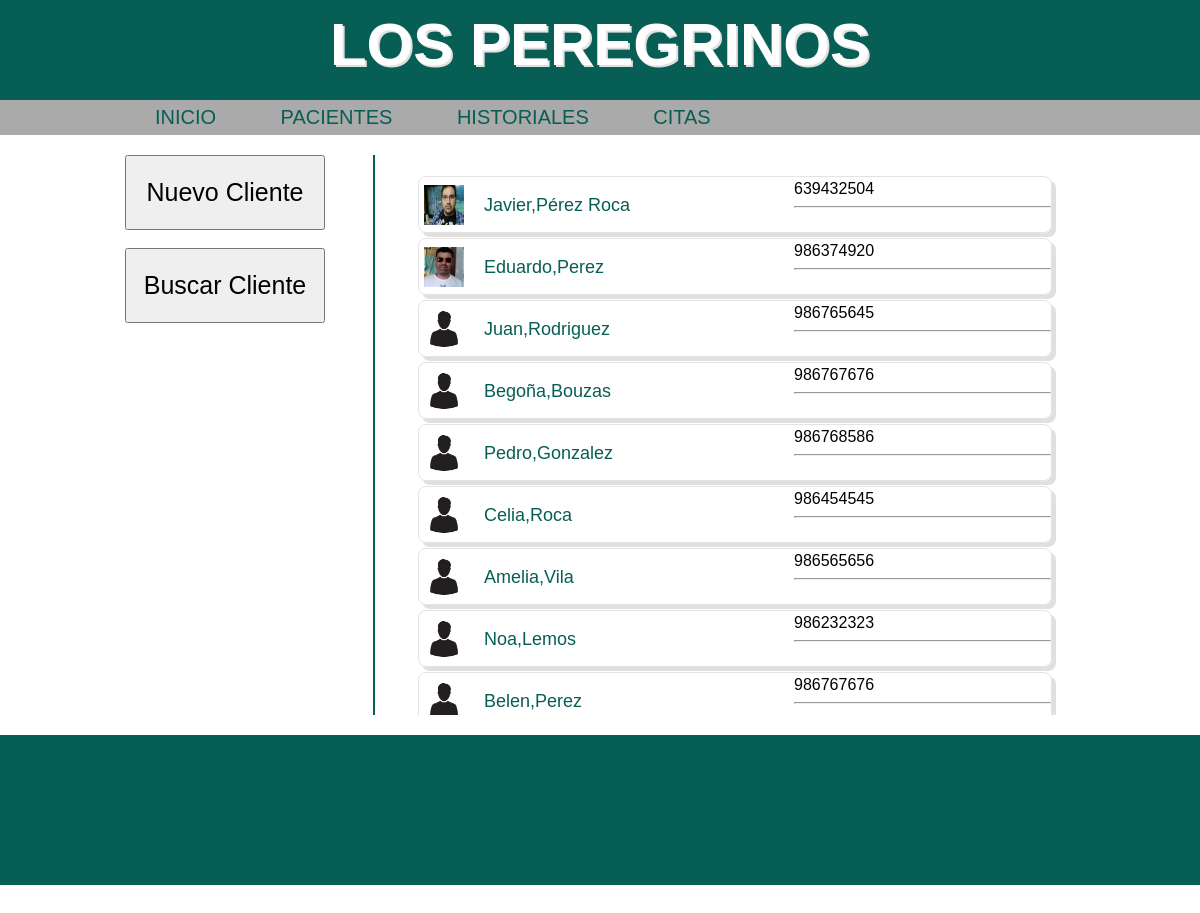
/pacientes/, run on an earlier commit of the app's database.
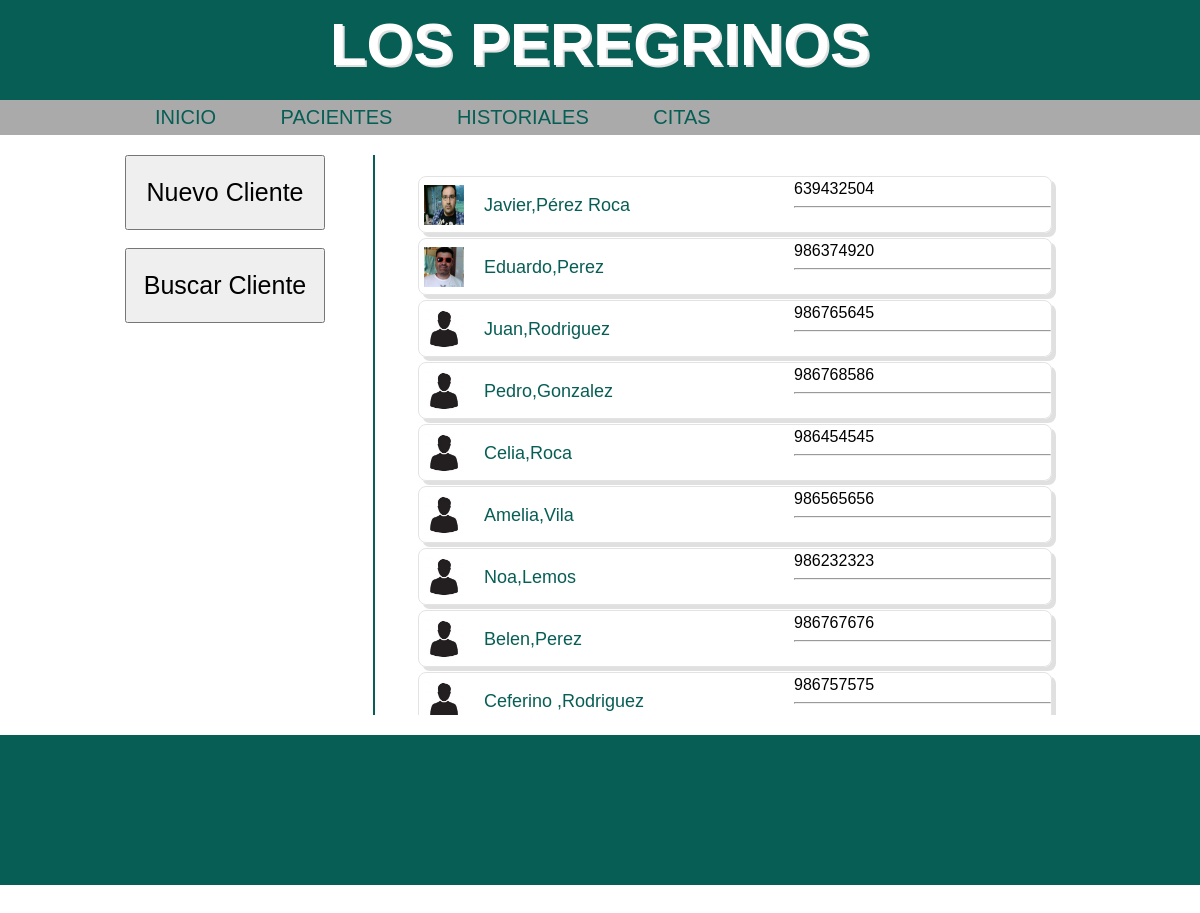
And on a later commit of the database.
### clinica/models.py (models this page shows, shortened)
class clientes(models.Model):
    nombre = models.CharField(max_length=75)
    apellidos = models.CharField(max_length=75)
    telefono =  models.PositiveIntegerField(null=True, blank=True)
    telefono2 = models.PositiveIntegerField(null=True, blank=True)
    antiguedad = models.DateTimeField(default=datetime.now, blank=True)
    fotografia = models.ImageField(upload_to='imagenes', blank=True)

### clinica/views.py (the view)
# urls.py: url(r'^pacientes/',ListaPacientes.as_view(), name = 'ListaPacientes'),
class ListaPacientes(ListView):
    model = clientes

### templates/clinica/clientes_list.html
{% extends "base.html" %}
{%   load   staticfiles   %}
{% block elcss %}
<link   rel="stylesheet"   type="text/css"   href="{%   static  'clinica/css/pacientes.css'   %}"   />
{% endblock %}
{% block content %}
<div id="pacientes_cuerpo">
		<div id="pacientes_esquerda">
			<a href="/paciente_nuevo"><button class="acceso_rapido">Nuevo Cliente</button></a>
			<br /><br />
			<a href="#"><button class="acceso_rapido">Buscar Cliente</button></a>
		</div>
		<div id="pacientes_dereita">
    {% if object_list %}
        <ul>
        {% for pacientes  in object_list %}
   			<div id="box_paciente">
					<div id="avatar_paciente">
						{% if pacientes.fotografia %}
							<img src="{{ pacientes.fotografia.url }}" width="40" height="40" >
						{% else %}
							<img src="/media/imagenes/user.jpg" width="40" height="40">
						{% endif %}
					</div>
					<div id="nombre_paciente">
						<a href="/pacientes_detalle/{{pacientes.id}}/"><spam>{{ pacientes.nombre | capfirst }},{{ pacientes.apellidos | capfirst }}</spam></a>
					</div>
	 				<spam>{{ pacientes.telefono }}</spam>
					<hr />
				</div>
        {% endfor %}
        </ul>
        {% else %}
            <p>No hay clientes registrados.</p>
    {% endif %}
   </div>
</div>
{% endblock %}

### templates/base.html (shortened to what this page needs)
{%   load   staticfiles   %}
<html>
<head>
<link   rel="stylesheet"   type="text/css"   href="{%   static  'css/base.css'   %}"   />
{%block elcss %}{% endblock %}
</head>
<body>
<div id="banner_plus">
	<div id="banner">
		<h1>LOS PEREGRINOS</h1>
	</div>
</div>
<div id="nav_plus">
	<div id="nav">
			<ul>
				<li><a href="/index">INICIO</a></li>
				<li><a href="/pacientes">PACIENTES</a></li>
				<li><a href="#">HISTORIALES</a></li>
				<li><a href="#">CITAS</a></li>
			</ul>
	</div>
</div>
<div id="cuerpo">
	{% block content %} {% endblock %}
</div>
<div id="footer_plus">
	<div id="footer">
	</div>
</div>
</body>
</html>

### static/css/base.css (style rules this page uses)
body { margin-top: 0px; margin-left: 0px; margin-right: 0px; margin-bottom: 0px; background-color : #FFF; font-family: Arial, Helvetica, sans-serif; }
#banner_plus { width: 100%; height: 100px; background-color: #075E55; }
#banner { width: 950px; height: 80px; margin-left: auto; margin-right: auto; text-align: center; }
#banner h1 { margin-top: 0px; padding-top: 10px; color: #fff; font-size: 60px; font-weight: bold; text-shadow: 2px 2px #e0e0e0; }
#nav_plus { width: 100%; height: 35px; background-color: #AAA; }
#nav { width: 950px; height: 35px; margin-right: auto; margin-left: auto; }
#nav ul { text-indent: 0px; padding: 6px 0; margin: 0; text-align: left; }
#nav ul li { display: inline; font-size: 20px; padding-right: 30px; padding-left: 30px; text-decoration: none; }
#nav ul li a { text-decoration: none; color: #075E55; }
#cuerpo { width: 950px; height: auto; margin-right: auto; margin-left: auto; }
#footer_plus { width: 100%; height: 150px; background-color: #075E55; }
#footer { width: 950px; height: 150px; margin-left: auto; margin-right: auto; }
.acceso_rapido { width: 200px; height: 75px; font-size: 25px; }

### static/clinica/css/pacientes.css (style rules this page uses)
#pacientes_cuerpo { width: 950px; height: 600px; }
#pacientes_esquerda { float:left; margin-top: 20px; margin-bottom: 20px; width: 248px; height: 560px; border-right: 2px solid #075E55; }
#pacientes_dereita { float:left; margin-top: 20px; margin-bottom: 20px; width: 700px; height: 560px; overflow: auto; }
#box_paciente { float:left; margin-top: 5px; margin-left: 3px; padding-top: 3px; width: 632px; height: 52px; border: 1px solid #e3e3e3; border-radius: 8px 8px 8px 8px; box-shadow: 4px 4px #e0e0e0; }
#avatar_paciente { float: left; margin-left: 5px; margin-right: 10px; margin-top: 5px; margin-bottom: 5px; height: 40px; width: 40px; }
#nombre_paciente { float: left; margin-left: 10px; margin-right: 10px; margin-top: 15px; margin-bottom: 15px; height: 20px; width: 300px; font-size: 18px; color: #075E55; }
#nombre_paciente a { text-decoration : none; color: #075E55; }

What changed in the data, as far as the page shows it:
removed clientes: nombre "Begoña", apellidos "Bouzas", telefono "986767676"
now on this page (row unchanged): clientes: nombre "Ceferino", apellidos "Rodriguez", telefono "986757575"
